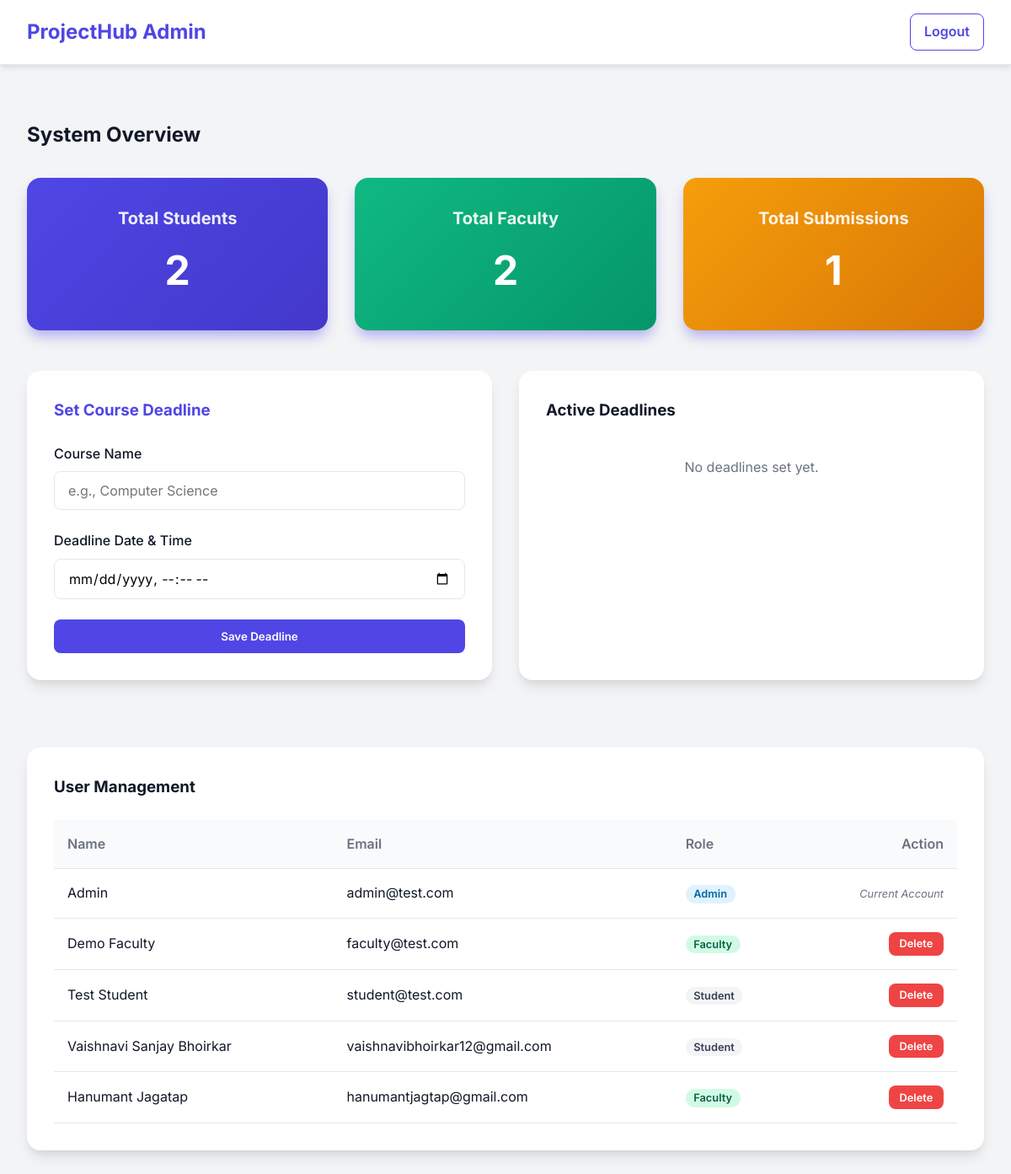
Page /admin_dashboard (signed in) on the committed database.
### models.py (models this page shows, shortened)
class User(db.Model):
    __tablename__ = 'users'
    id         = db.Column(db.Integer, primary_key=True)
    username   = db.Column(db.String(80), unique=True, nullable=False)
    email      = db.Column(db.String(120), unique=True, nullable=False)
    password   = db.Column(db.String(200), nullable=False)
    role       = db.Column(db.String(20), nullable=False, default='student')  # student / faculty / admin
    course     = db.Column(db.String(100), nullable=True)
    year       = db.Column(db.Integer, nullable=True)
    department = db.Column(db.String(100), nullable=True)
    created_at = db.Column(db.DateTime, default=datetime.utcnow)
    submissions = db.relationship(
        'Submission',
        backref='user',   # <-- THIS is important (used in HTML)
        lazy=True,
        foreign_keys='Submission.user_id'
    )

### app.py (the view)
@app.route('/admin_dashboard')
def admin_dashboard():
    if session.get('role') != 'admin':
        return redirect(url_for('login'))
    users = User.query.all()
    return render_template(
        'admin_dashboard.html',
        users=users,
        students=User.query.filter_by(role='student').count(),
        faculty=User.query.filter_by(role='faculty').count(),
        submissions=Submission.query.count(),
        deadlines=Deadline.query.all()
    )

### templates/admin_dashboard.html (shortened to what this page needs)
<!DOCTYPE html>
<html lang="en">
<head>
    <link rel="stylesheet" href="{{ url_for('static', filename='style.css') }}">
</head>
<body>
    <nav class="navbar">
        <a href="/" class="navbar-brand">ProjectHub Admin</a>
        <div class="navbar-nav align-items-center">
            <a href="{{ url_for('logout') }}" class="btn btn-secondary" style="padding: 0.5rem 1rem;">Logout</a>
        </div>
    </nav>
    <div class="container" style="max-width: 1200px; margin-top: 2rem;">
        <h2 style="margin-bottom: 2rem; color: var(--text-main);">System Overview</h2>
        <div class="dashboard-grid">
            <div class="stat-card">
                <h3>Total Students</h3>
                <div class="value">{{ students }}</div>
            </div>
            <div class="stat-card" style="background: linear-gradient(135deg, var(--secondary), #059669);">
                <h3>Total Faculty</h3>
                <div class="value">{{ faculty }}</div>
            </div>
            <div class="stat-card" style="background: linear-gradient(135deg, #F59E0B, #D97706);">
                <h3>Total Submissions</h3>
                <div class="value">{{ submissions }}</div>
            </div>
        </div>
        <div style="display: grid; grid-template-columns: 1fr 1fr; gap: 2rem; margin-top: 3rem;">
            <div class="card">
                <h3 style="margin-bottom: 1.5rem; color: var(--primary);">Set Course Deadline</h3>
                <form action="{{ url_for('set_deadline') }}" method="POST">
                    <div class="form-group">
                        <label class="form-label">Course Name</label>
                        <input type="text" name="course" class="form-control" placeholder="e.g., Computer Science"
                            required>
                    </div>
                    <div class="form-group">
                        <label class="form-label">Deadline Date & Time</label>
                        <input type="datetime-local" name="last_date" class="form-control" required>
                    </div>
                    <button type="submit" class="btn btn-primary" style="width: 100%;">Save Deadline</button>
                </form>
            </div>
            <div class="card">
                <h3 style="margin-bottom: 1.5rem; color: var(--text-main);">Active Deadlines</h3>
                {% if deadlines %}
                <table style="font-size: 0.9rem;">
                    <thead>
                        <tr>
                            <th>Course</th>
                            <th>Deadline</th>
                        </tr>
                    </thead>
                    <tbody>
                        {% for dl in deadlines %}
                        <tr>
                            <td>{{ dl.course }}</td>
                            <td>{{ dl.last_date.strftime('%Y-%m-%d %H:%M') }}</td>
                        </tr>
                        {% endfor %}
                    </tbody>
                </table>
                {% else %}
                <p style="color: var(--text-muted); text-align: center; padding: 1rem;">No deadlines set yet.</p>
                {% endif %}
            </div>
        </div>
        <div style="margin-top: 3rem;">
            <div class="card">
                <h3 style="margin-bottom: 1.5rem; color: var(--text-main);">User Management</h3>
                <table>
                    <thead>
                        <tr>
                            <th>Name</th>
                            <th>Email</th>
                            <th>Role</th>
                            <th style="text-align: right;">Action</th>
                        </tr>
                    </thead>
                    <tbody>
                        {% for user in users %}
                        <tr>
                            <td>{{ user.username }}</td>
                            <td>{{ user.email }}</td>
                            <td>
                                <span style="text-transform: capitalize; padding: 0.2rem 0.6rem; border-radius: 999px; font-size: 0.8rem; font-weight: 600;
                                        {% if user.role == 'admin' %} background: #E0F2FE; color: #0369A1;
                                        {% elif user.role == 'faculty' %} background: #D1FAE5; color: #065F46;
                                        {% else %} background: #F3F4F6; color: #374151; {% endif %}">
                                    {{ user.role }}
                                </span>
                            </td>
                            <td style="text-align: right;">
                                {% if user.id != session['user_id'] %}
                                <form action="{{ url_for('delete_user', user_id=user.id) }}" method="POST"
                                    style="display: inline;"
                                    onsubmit="return confirm('Are you sure you want to delete this user? This action cannot be undone.');">
                                    <button type="submit" class="btn btn-danger"
                                        style="padding: 0.4rem 0.8rem; font-size: 0.8rem;">Delete</button>
                                </form>
                                {% else %}
                                <span style="color: var(--text-muted); font-style: italic; font-size: 0.8rem;">Current
                                    Account</span>
                                {% endif %}
                            </td>
                        </tr>
                        {% endfor %}
                    </tbody>
                </table>
            </div>
        </div>
    </div>
</body>
</html>

### static/style.css (style rules this page uses)
:root { --primary: #4F46E5; --primary-hover: #4338CA; --secondary: #10B981; --background: #F3F4F6; --surface: #FFFFFF; --text-main: #111827; --text-muted: #6B7280; --border: #E5E7EB; --danger: #EF4444; }
* { margin: 0; padding: 0; box-sizing: border-box; font-family: 'Inter', -apple-system, BlinkMacSystemFont, "Segoe UI", Roboto, "Helvetica Neue", Arial, sans-serif; }
body { background-color: var(--background); color: var(--text-main); line-height: 1.6; }
.container { max-width: 1200px; margin: 0 auto; padding: 2rem; }
.navbar { background: var(--surface); box-shadow: 0 4px 6px -1px rgba(0, 0, 0, 0.1); padding: 1rem 2rem; display: flex; justify-content: space-between; align-items: center; border-bottom: 1px solid var(--border); }
.navbar-brand { font-size: 1.5rem; font-weight: 700; color: var(--primary); text-decoration: none; }
.navbar-nav { display: flex; gap: 1.5rem; }
.btn { display: inline-block; padding: 0.75rem 1.5rem; border-radius: 0.5rem; font-weight: 600; text-decoration: none; text-align: center; border: none; cursor: pointer; transition: all 0.3s ease; }
.btn-primary { background: var(--primary); color: white; }
.btn-secondary { background: var(--surface); color: var(--primary); border: 1px solid var(--primary); }
.btn-danger { background: var(--danger); color: white; }
.card { background: var(--surface); border-radius: 1rem; padding: 2rem; box-shadow: 0 10px 15px -3px rgba(0, 0, 0, 0.1), 0 4px 6px -2px rgba(0, 0, 0, 0.05); margin-bottom: 2rem; }
.form-group { margin-bottom: 1.5rem; }
.form-label { display: block; margin-bottom: 0.5rem; font-weight: 500; color: var(--text-main); }
.form-control { width: 100%; padding: 0.75rem 1rem; border: 1px solid var(--border); border-radius: 0.5rem; font-size: 1rem; transition: border-color 0.3s; }
table { width: 100%; border-collapse: collapse; margin-top: 1rem; }
th, td { padding: 1rem; text-align: left; border-bottom: 1px solid var(--border); }
th { background-color: #F9FAFB; font-weight: 600; color: var(--text-muted); }
.dashboard-grid { display: grid; grid-template-columns: repeat(auto-fit, minmax(300px, 1fr)); gap: 2rem; }
.stat-card { background: linear-gradient(135deg, var(--primary), var(--primary-hover)); color: white; padding: 2rem; border-radius: 1rem; text-align: center; box-shadow: 0 10px 15px -3px rgba(79, 70, 229, 0.4); }
.stat-card h3 { font-size: 1.25rem; opacity: 0.9; margin-bottom: 0.5rem; }
.stat-card .value { font-size: 3rem; font-weight: 700; }

### rows in the picture
User: username "Admin", email "admin@test.com", role "Admin", shows "Current Account"
User: username "Demo Faculty", email "faculty@test.com", role "Faculty"
User: username "Test Student", email "student@test.com", role "Student"
User: username "Vaishnavi Sanjay Bhoirkar", email "vaishnavibhoirkar12@gmail.com", role "Student"
User: username "Hanumant Jagatap", email "hanumantjagtap@gmail.com", role "Faculty"

### other values in the picture
{{ students }} "2"
{{ faculty }} "2"
{{ submissions }} "1"
